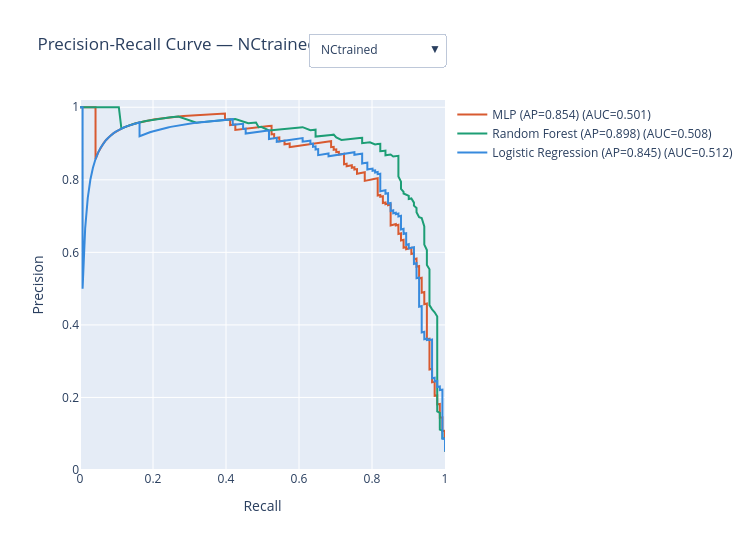

Notebook source saved alongside this figure:
### Code cell
# ── Precision-Recall curves: dropdown selects DOMAIN_SHIFT, one curve per model ──
import plotly.graph_objects as go
from sklearn.metrics import precision_recall_curve, average_precision_score, auc

domain_shifts = df_results["DOMAIN_SHIFT"].unique().tolist()
models        = df_results["model"].unique().tolist()

# Fixed color per model so it stays consistent across dropdown selections
model_colors = {
    "Logistic Regression": "#378ADD",
    "Random Forest":       "#1D9E75",
    "MLP":                 "#D85A30",
}

fig = go.Figure()

# One trace per (domain_shift, model) combo -- only the first domain_shift's
# traces start visible, dropdown toggles visibility of the rest.
trace_meta = []   # (domain_shift, model) for each trace, in the order added

for ds in domain_shifts:
    for model in models:
        sub = df_results[(df_results["DOMAIN_SHIFT"] == ds) & (df_results["model"] == model)]
        if sub.empty:
            continue

        precision, recall, _ = precision_recall_curve(sub["y_true"], sub["y_proba"])
        ap = average_precision_score(sub["y_true"], sub["y_proba"])
        auc_ = auc(sub["y_true"],sub["y_proba"])
        fig.add_trace(go.Scatter(
            x=recall, y=precision,
            mode="lines",
            name=f"{model} (AP={ap:.3f}) (AUC={auc_:.3f})",
            line=dict(color=model_colors.get(model, "#888780"), width=2),
            visible=(ds == domain_shifts[0]),   # only first domain_shift shown initially
        ))
        trace_meta.append((ds, model))

# ── Dropdown: one button per domain_shift, toggling trace visibility ────────
buttons = []
for ds in domain_shifts:
    visibility = [meta_ds == ds for (meta_ds, _) in trace_meta]
    buttons.append(dict(
        label=ds,
        method="update",
        args=[{"visible": visibility},
              {"title": f"Precision-Recall Curve — {ds}"}],
    ))

fig.update_layout(
    title=f"Precision-Recall Curve — {domain_shifts[0]}",
    xaxis_title="Recall",
    yaxis_title="Precision",
    xaxis=dict(range=[0, 1]),
    yaxis=dict(range=[0, 1.02]),
    updatemenus=[dict(
        type="dropdown",
        buttons=buttons,
        x=1.0, xanchor="right",
        y=1.18, yanchor="top",
    )],
    legend=dict(x=1.02, y=1, xanchor="left"),
    width=750, height=550,
)

fig.show()

### Figure 1 — Plotly figure (JSON) as saved in the notebook; plotly's stock layout.template omitted (floating-point values rounded to 4 significant figures; data arrays with more than 128 entries replaced by an {"elided": "..."} marker saying what was removed)
{"data": [{"line": {"color": "#D85A30", "width": 2}, "mode": "lines", "name": "MLP (AP=0.854) (AUC=0.501)", "type": "scatter", "visible": true, "x": {"elided": "2756 float values"}, "y": {"elided": "2756 float values"}}, {"line": {"color": "#1D9E75", "width": 2}, "mode": "lines", "name": "Random Forest (AP=0.898) (AUC=0.508)", "type": "scatter", "visible": true, "x": {"elided": "212 float values"}, "y": {"elided": "212 float values"}}, {"line": {"color": "#378ADD", "width": 2}, "mode": "lines", "name": "Logistic Regression (AP=0.845) (AUC=0.512)", "type": "scatter", "visible": true, "x": {"elided": "2756 float values"}, "y": {"elided": "2756 float values"}}, {"line": {"color": "#D85A30", "width": 2}, "mode": "lines", "name": "MLP (AP=0.891) (AUC=0.501)", "type": "scatter", "visible": false, "x": {"elided": "2756 float values"}, "y": {"elided": "2756 float values"}}, {"line": {"color": "#1D9E75", "width": 2}, "mode": "lines", "name": "Random Forest (AP=0.925) (AUC=0.477)", "type": "scatter", "visible": false, "x": {"elided": "227 float values"}, "y": {"elided": "227 float values"}}, {"line": {"color": "#378ADD", "width": 2}, "mode": "lines", "name": "Logistic Regression (AP=0.903) (AUC=0.506)", "type": "scatter", "visible": false, "x": {"elided": "2756 float values"}, "y": {"elided": "2756 float values"}}, {"line": {"color": "#D85A30", "width": 2}, "mode": "lines", "name": "MLP (AP=0.892) (AUC=0.500)", "type": "scatter", "visible": false, "x": {"elided": "2755 float values"}, "y": {"elided": "2755 float values"}}, {"line": {"color": "#1D9E75", "width": 2}, "mode": "lines", "name": "Random Forest (AP=0.923) (AUC=0.415)", "type": "scatter", "visible": false, "x": {"elided": "191 float values"}, "y": {"elided": "191 float values"}}, {"line": {"color": "#378ADD", "width": 2}, "mode": "lines", "name": "Logistic Regression (AP=0.911) (AUC=0.501)", "type": "scatter", "visible": false, "x": {"elided": "2756 float values"}, "y": {"elided": "2756 float values"}}], "layout": {"height": 550, "legend": {"x": 1.02, "xanchor": "left", "y": 1}, "title": {"text": "Precision-Recall Curve — NCtrained"}, "updatemenus": [{"buttons": [{"args": [{"visible": [true, true, true, false, false, false, false, false, false]}, {"title": "Precision-Recall Curve — NCtrained"}], "label": "NCtrained", "method": "update"}, {"args": [{"visible": [false, false, false, true, true, true, false, false, false]}, {"title": "Precision-Recall Curve — NCandWPnoUM"}], "label": "NCandWPnoUM", "method": "update"}, {"args": [{"visible": [false, false, false, false, false, false, true, true, true]}, {"title": "Precision-Recall Curve — NCandWPmixALL"}], "label": "NCandWPmixALL", "method": "update"}], "type": "dropdown", "x": 1, "xanchor": "right", "y": 1.18, "yanchor": "top"}], "width": 750, "xaxis": {"range": [0, 1], "title": {"text": "Recall"}}, "yaxis": {"range": [0, 1.02], "title": {"text": "Precision"}}}}
